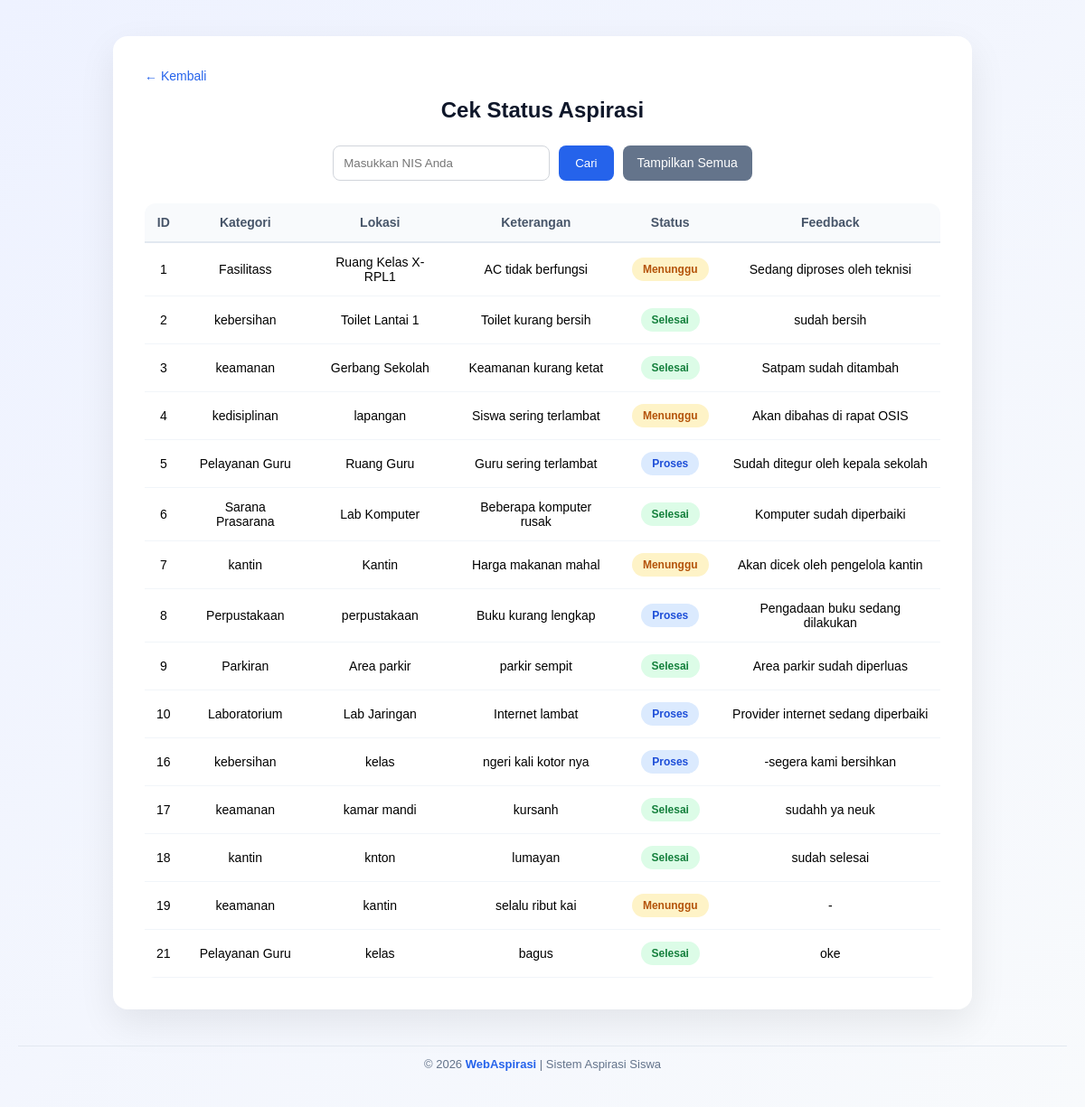
The app's page /status-siswa.php with its own data.
### tables this page shows
CREATE TABLE `aspirasi` (
  `id_aspirasi` int NOT NULL,
  `status` enum('Menunggu','Proses','Selesai') NOT NULL,
  `Id_pelaporan` int NOT NULL,
  `feedback` text NOT NULL
);

CREATE TABLE `kategori` (
  `Id_kategori` int NOT NULL,
  `ket_kategori` varchar(30) NOT NULL
);

CREATE TABLE `input_aspirasi` (
  `Id_pelaporan` int NOT NULL,
  `nis` int NOT NULL,
  `id_kategori` int NOT NULL,
  `lokasi` varchar(50) NOT NULL,
  `ket` varchar(50) NOT NULL,
  `created_at` datetime NOT NULL DEFAULT CURRENT_TIMESTAMP
);

### status-siswa.php (the view, shortened to what this page needs)
<?php
include 'db.php';
?>
<!DOCTYPE html>
<html>
<head>
    <link rel="stylesheet" href="css/status.css">
</head>
<body>
    <div class="container">
        <div class="top-bar">
            <a href="dashboard-siswa.php" class="btn-back">← Kembali</a>
        </div>
        <h2>Cek Status Aspirasi</h2>
        <form method="GET" class="search-box">
            <input type="text"
                name="nis"
                placeholder="Masukkan NIS Anda"
                value="<?= isset($_GET['nis']) ? htmlspecialchars($_GET['nis']) : '' ?>">
            <button type="submit">Cari</button>
            <a href="status-siswa.php" class="btn-reset">
                Tampilkan Semua
            </a>
        </form>
        <?php
        $nis_filter = "";
        if ($nis_filter != "") {
            $query = mysqli_query($conn, "
        SELECT
        aspirasi.id_aspirasi,
        kategori.ket_kategori,
        input_aspirasi.lokasi,
        input_aspirasi.ket,
        aspirasi.status,
        aspirasi.feedback,
        input_aspirasi.nis
        FROM aspirasi
        JOIN input_aspirasi
        ON aspirasi.id_pelaporan = input_aspirasi.id_pelaporan
        JOIN kategori
        ON input_aspirasi.id_kategori = kategori.id_kategori
        WHERE input_aspirasi.nis='$nis_filter'
        ORDER BY aspirasi.id_aspirasi ASC
        ");
        } else {
            $query = mysqli_query($conn, "
        SELECT
        aspirasi.id_aspirasi,
        kategori.ket_kategori,
        input_aspirasi.lokasi,
        input_aspirasi.ket,
        aspirasi.status,
        aspirasi.feedback,
        input_aspirasi.nis
        FROM aspirasi
        JOIN input_aspirasi
        ON aspirasi.id_pelaporan = input_aspirasi.id_pelaporan
        JOIN kategori
        ON input_aspirasi.id_kategori = kategori.id_kategori
        ORDER BY aspirasi.id_aspirasi ASC
        ");
        }
        if (mysqli_num_rows($query) > 0) {
            echo "<div class='table-wrapper'>";
            echo "<table>";
            echo "<thead>
        <tr>
            <th>ID</th>
            <th>Kategori</th>
            <th>Lokasi</th>
            <th>Keterangan</th>
            <th>Status</th>
            <th>Feedback</th>
        </tr>
        </thead>";
            echo "<tbody>";
            while ($row = mysqli_fetch_array($query)) {
                $statusClass = "";
                if ($row['status'] == "Menunggu") {
                    $statusClass = "menunggu";
                } elseif ($row['status'] == "Proses") {
                    $statusClass = "proses";
                } elseif ($row['status'] == "Selesai") {
                    $statusClass = "selesai";
                }
                $highlight = "";
                echo "<tr class='$highlight'>
                <td>{$row['id_aspirasi']}</td>
                <td>{$row['ket_kategori']}</td>
                <td>{$row['lokasi']}</td>
                <td>{$row['ket']}</td>
                <td><span class='$statusClass'>{$row['status']}</span></td>
                <td>{$row['feedback']}</td>
            </tr>";
            }
            echo "</tbody>";
            echo "</table>";
            echo "</div>";
        } else {
            echo "<p class='notfound'>Data tidak ditemukan</p>";
        }
        ?>
    </div>
    <footer class="footer">
        <p>© 2026 <b>WebAspirasi</b> | Sistem Aspirasi Siswa</p>
    </footer>
</body>
</html>

### css/status.css (style rules this page uses)
* { margin:0; padding:0; box-sizing:border-box; font-family:'Poppins',sans-serif; }
body { background:linear-gradient(135deg,#eef2ff,#f8fafc); min-height:100vh; padding:40px 20px; }
.container { max-width:950px; margin:auto; background:white; padding:35px; border-radius:16px; box-shadow:0 15px 40px rgba(0,0,0,0.08); }
.top-bar { margin-bottom:15px; }
.btn-back { text-decoration:none; color:#2563eb; font-size:14px; font-weight:500; }
h2 { text-align:center; margin-bottom:25px; color:#0f172a; font-weight:600; }
.search-box { display:flex; justify-content:center; gap:10px; flex-wrap:wrap; margin-bottom:25px; }
.search-box input { padding:11px; width:240px; border:1px solid #d1d5db; border-radius:8px; outline:none; transition:0.25s; }
.search-box button { padding:11px 18px; background:#2563eb; color:white; border:none; border-radius:8px; cursor:pointer; transition:0.25s; }
.btn-reset { background:#64748b; color:white; padding:11px 16px; text-decoration:none; border-radius:8px; font-size:14px; transition:0.25s; }
.table-wrapper { overflow-x:auto; border-radius:12px; }
table { width:100%; border-collapse:collapse; font-size:14px; min-width:650px; }
thead { background:#f8fafc; }
th { padding:13px; text-align:center; color:#475569; border-bottom:2px solid #e2e8f0; }
td { padding:13px; text-align:center; border-bottom:1px solid #f1f5f9; }
tbody tr { transition:0.2s; }
.menunggu, .proses, .selesai { padding:6px 12px; border-radius:20px; font-size:12px; font-weight:600; display:inline-block; }
.menunggu { background:#fef3c7; color:#b45309; }
.proses { background:#dbeafe; color:#1d4ed8; }
.selesai { background:#dcfce7; color:#15803d; }
.footer { margin-top: 40px; padding: 12px; text-align: center; color: #64748b; font-size: 13px; border-top: 1px solid #e2e8f0; }
.footer b { color: #2563eb; }

### records on screen
aspirasi: id_aspirasi "1", kategori.ket_kategori "Fasilitass", Id_pelaporan.lokasi "Ruang Kelas X-RPL1", Id_pelaporan.ket "AC tidak berfungsi", status "Menunggu", feedback "Sedang diproses oleh teknisi"
aspirasi: id_aspirasi "2", kategori.ket_kategori "kebersihan", Id_pelaporan.lokasi "Toilet Lantai 1", Id_pelaporan.ket "Toilet kurang bersih", status "Selesai", feedback "sudah bersih"
aspirasi: id_aspirasi "3", kategori.ket_kategori "keamanan", Id_pelaporan.lokasi "Gerbang Sekolah", Id_pelaporan.ket "Keamanan kurang ketat", status "Selesai", feedback "Satpam sudah ditambah"
aspirasi: id_aspirasi "4", kategori.ket_kategori "kedisiplinan", Id_pelaporan.lokasi "lapangan", Id_pelaporan.ket "Siswa sering terlambat", status "Menunggu", feedback "Akan dibahas di rapat OSIS"
aspirasi: id_aspirasi "5", kategori.ket_kategori "Pelayanan Guru", Id_pelaporan.lokasi "Ruang Guru", Id_pelaporan.ket "Guru sering terlambat", status "Proses", feedback "Sudah ditegur oleh kepala sekolah"
aspirasi: id_aspirasi "6", kategori.ket_kategori "Sarana Prasarana", Id_pelaporan.lokasi "Lab Komputer", Id_pelaporan.ket "Beberapa komputer rusak", status "Selesai", feedback "Komputer sudah diperbaiki"
aspirasi: id_aspirasi "7", kategori.ket_kategori "kantin", Id_pelaporan.lokasi "Kantin", Id_pelaporan.ket "Harga makanan mahal", status "Menunggu", feedback "Akan dicek oleh pengelola kantin"
aspirasi: id_aspirasi "8", kategori.ket_kategori "Perpustakaan", Id_pelaporan.lokasi "perpustakaan", Id_pelaporan.ket "Buku kurang lengkap", status "Proses", feedback "Pengadaan buku sedang dilakukan"
aspirasi: id_aspirasi "9", kategori.ket_kategori "Parkiran", Id_pelaporan.lokasi "Area parkir", Id_pelaporan.ket "parkir sempit", status "Selesai", feedback "Area parkir sudah diperluas"
aspirasi: id_aspirasi "10", kategori.ket_kategori "Laboratorium", Id_pelaporan.lokasi "Lab Jaringan", Id_pelaporan.ket "Internet lambat", status "Proses", feedback "Provider internet sedang diperbaiki"
aspirasi: id_aspirasi "16", kategori.ket_kategori "kebersihan", Id_pelaporan.lokasi "kelas", Id_pelaporan.ket "ngeri kali kotor nya", status "Proses", feedback "-segera kami bersihkan"
aspirasi: id_aspirasi "17", kategori.ket_kategori "keamanan", Id_pelaporan.lokasi "kamar mandi", Id_pelaporan.ket "kursanh", status "Selesai", feedback "sudahh ya neuk"
aspirasi: id_aspirasi "18", kategori.ket_kategori "kantin", Id_pelaporan.lokasi "knton", Id_pelaporan.ket "lumayan", status "Selesai", feedback "sudah selesai"
aspirasi: id_aspirasi "19", kategori.ket_kategori "keamanan", Id_pelaporan.lokasi "kantin", Id_pelaporan.ket "selalu ribut kai", status "Menunggu", feedback "-"
aspirasi: id_aspirasi "21", kategori.ket_kategori "Pelayanan Guru", Id_pelaporan.lokasi "kelas", Id_pelaporan.ket "bagus", status "Selesai", feedback "oke"
